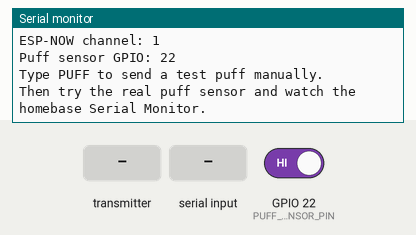
Simulated run of this sketch. Board: ESP32. Shown: the last lines printed to the serial monitor. The inputs (shaded band) are chosen by the test bench; at power-on: GPIO 22 (PUFF_SENSOR_PIN) HIGH.

Above: at 1.7 s.
1.8 s: GPIO 22 (PUFF_SENSOR_PIN) driven LOW
At 3.0 s:
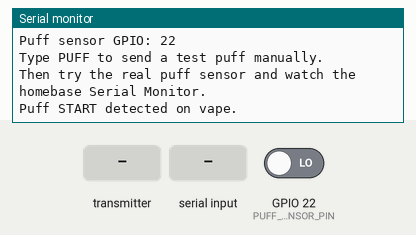
3.3 s: the transmitter starts sending accepted = 0
At 3.61 s:
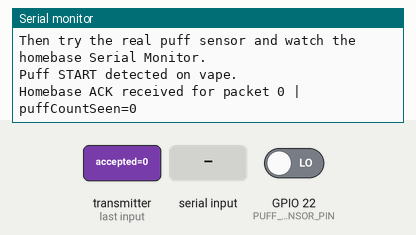
5.3 s: "PUFF\n" received over Serial
At 5.61 s:
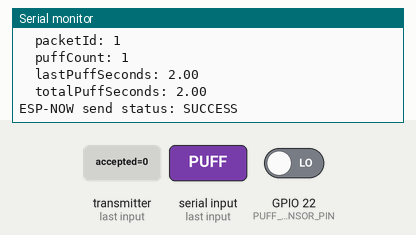
6.8 s: "STATUS\n" received over Serial
At 7.11 s:
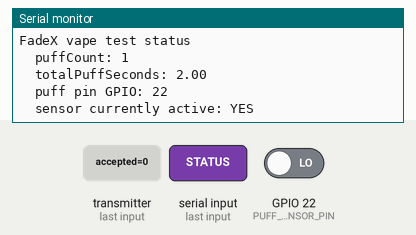
8.3 s: "HELP\n" received over Serial
At 8.61 s:
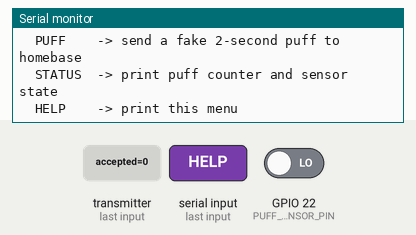
9.8 s: GPIO 22 (PUFF_SENSOR_PIN) driven HIGH
At 10.15 s:
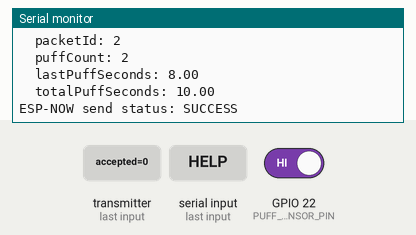

The sketch:

fadex_espnow_vape_puff_test.ino
```cpp
#include <Arduino.h>
#include <WiFi.h>
#include <esp_now.h>
#include <esp_wifi.h>

// FadeX ESP-NOW vape puff transmitter test.
//
// Flash this sketch to the vape/handheld ESP32. It sends a puff packet to the
// homebase whenever the puff sensor activates. You can also type PUFF in Serial
// Monitor to send a fake 2-second puff before the sensor wiring is ready.
//
// Vape STA / ESP-NOW MAC used for this test:
//   88:13:BF:55:33:D8
//
// Homebase STA / ESP-NOW MAC used for this test:
//   88:57:21:7A:08:2C

constexpr uint8_t ESPNOW_CHANNEL = 1;

constexpr uint8_t HOMEBASE_MAC[6] = {
  0x88, 0x57, 0x21, 0x7A, 0x08, 0x2C
};

// PCB vape schematic uses PSENS on GPIO22. If you are testing an older
// breadboard puff wire, change this to 13.
constexpr int PUFF_SENSOR_PIN = 22;
constexpr bool PUFF_ACTIVE_LOW = true;

constexpr unsigned long DEBOUNCE_MS = 60;
constexpr unsigned long MIN_PUFF_MS = 150;

struct PuffPacket {
  uint32_t packetId;
  uint32_t puffCount;
  float lastPuffSeconds;
  float totalPuffSeconds;
  uint32_t uptimeMs;
};

struct AckPacket {
  bool accepted;
  uint32_t packetId;
  uint32_t puffCountSeen;
};

uint32_t nextPacketId = 1;
uint32_t puffCount = 0;
float totalPuffSeconds = 0.0f;

bool puffInProgress = false;
unsigned long puffStartMs = 0;
bool stableSensorActive = false;
bool lastRawSensorActive = false;
unsigned long lastRawChangeMs = 0;

void printMac(const uint8_t *mac) {
  for (uint8_t i = 0; i < 6; ++i) {
    if (i > 0) {
      Serial.print(":");
    }
    if (mac[i] < 0x10) {
      Serial.print("0");
    }
    Serial.print(mac[i], HEX);
  }
}

bool registerPeer(const uint8_t *peerMac) {
  if (esp_now_is_peer_exist(peerMac)) {
    return true;
  }

  esp_now_peer_info_t peerInfo = {};
  memcpy(peerInfo.peer_addr, peerMac, 6);
  peerInfo.channel = ESPNOW_CHANNEL;
  peerInfo.encrypt = false;

  const esp_err_t result = esp_now_add_peer(&peerInfo);
  if (result != ESP_OK) {
    Serial.print("Failed to add homebase ESP-NOW peer. Error code: ");
    Serial.println(result);
    return false;
  }

  return true;
}

void sendPuffPacket(float puffSeconds) {
  puffCount++;
  totalPuffSeconds += puffSeconds;

  PuffPacket packet = {};
  packet.packetId = nextPacketId++;
  packet.puffCount = puffCount;
  packet.lastPuffSeconds = puffSeconds;
  packet.totalPuffSeconds = totalPuffSeconds;
  packet.uptimeMs = millis();

  Serial.println();
  Serial.println("Sending puff packet to homebase");
  Serial.print("  packetId: ");
  Serial.println(packet.packetId);
  Serial.print("  puffCount: ");
  Serial.println(packet.puffCount);
  Serial.print("  lastPuffSeconds: ");
  Serial.println(packet.lastPuffSeconds, 2);
  Serial.print("  totalPuffSeconds: ");
  Serial.println(packet.totalPuffSeconds, 2);

  const esp_err_t result =
    esp_now_send(HOMEBASE_MAC, reinterpret_cast<const uint8_t *>(&packet), sizeof(packet));

  if (result != ESP_OK) {
    Serial.print("ESP-NOW send could not start. Error code: ");
    Serial.println(result);
  }
}

void onDataSent(const wifi_tx_info_t *info, esp_now_send_status_t status) {
  (void)info;
  Serial.print("ESP-NOW send status: ");
  Serial.println(status == ESP_NOW_SEND_SUCCESS ? "SUCCESS" : "FAILED");
}

void onDataRecv(const esp_now_recv_info *info, const uint8_t *data, int len) {
  (void)info;

  if (len != static_cast<int>(sizeof(AckPacket))) {
    Serial.print("Received non-ACK packet with size ");
    Serial.println(len);
    return;
  }

  AckPacket ack = {};
  memcpy(&ack, data, sizeof(ack));

  Serial.print("Homebase ACK received for packet ");
  Serial.print(ack.packetId);
  Serial.print(" | puffCountSeen=");
  Serial.println(ack.puffCountSeen);
}

bool readPuffSensorActive() {
  const int raw = digitalRead(PUFF_SENSOR_PIN);
  return PUFF_ACTIVE_LOW ? (raw == LOW) : (raw == HIGH);
}

void updatePuffSensor() {
  const bool rawActive = readPuffSensorActive();
  const unsigned long nowMs = millis();

  if (rawActive != lastRawSensorActive) {
    lastRawSensorActive = rawActive;
    lastRawChangeMs = nowMs;
  }

  if ((nowMs - lastRawChangeMs) < DEBOUNCE_MS || rawActive == stableSensorActive) {
    return;
  }

  stableSensorActive = rawActive;

  if (stableSensorActive) {
    puffInProgress = true;
    puffStartMs = nowMs;
    Serial.println("Puff START detected on vape.");
    return;
  }

  if (!puffInProgress) {
    return;
  }

  puffInProgress = false;
  const unsigned long puffMs = nowMs - puffStartMs;

  if (puffMs < MIN_PUFF_MS) {
    Serial.print("Ignored very short puff/noise: ");
    Serial.print(puffMs);
    Serial.println(" ms");
    return;
  }

  const float puffSeconds = puffMs / 1000.0f;
  Serial.print("Puff END. Duration: ");
  Serial.print(puffSeconds, 2);
  Serial.println(" s");
  sendPuffPacket(puffSeconds);
}

void handleSerialCommand(String command) {
  command.trim();
  command.toUpperCase();

  if (command == "PUFF") {
    sendPuffPacket(2.0f);
  } else if (command == "STATUS") {
    Serial.println();
    Serial.println("FadeX vape test status");
    Serial.print("  puffCount: ");
    Serial.println(puffCount);
    Serial.print("  totalPuffSeconds: ");
    Serial.println(totalPuffSeconds, 2);
    Serial.print("  puff pin GPIO: ");
    Serial.println(PUFF_SENSOR_PIN);
    Serial.print("  sensor currently active: ");
    Serial.println(readPuffSensorActive() ? "YES" : "NO");
  } else if (command == "HELP" || command == "?") {
    Serial.println();
    Serial.println("Commands:");
    Serial.println("  PUFF    -> send a fake 2-second puff to homebase");
    Serial.println("  STATUS  -> print puff counter and sensor state");
    Serial.println("  HELP    -> print this menu");
  } else if (command.length() > 0) {
    Serial.println("Unknown command. Type HELP.");
  }
}

void setupEspNowRadio() {
  WiFi.mode(WIFI_STA);
  WiFi.disconnect();

  // Both test sketches force the same Wi-Fi channel so ESP-NOW can talk
  // without needing Blynk, a router, or any Wi-Fi credentials.
  esp_wifi_set_promiscuous(true);
  esp_wifi_set_channel(ESPNOW_CHANNEL, WIFI_SECOND_CHAN_NONE);
  esp_wifi_set_promiscuous(false);

  if (esp_now_init() != ESP_OK) {
    Serial.println("ESP-NOW init failed. Restart the board and try again.");
    while (true) {
      delay(1000);
    }
  }

  esp_now_register_send_cb(onDataSent);
  esp_now_register_recv_cb(onDataRecv);
  registerPeer(HOMEBASE_MAC);
}

void printStartup() {
  Serial.println();
  Serial.println("FadeX vape ESP-NOW puff transmitter test");
  Serial.print("Vape local STA MAC: ");
  Serial.println(WiFi.macAddress());
  Serial.print("Target homebase MAC: ");
  printMac(HOMEBASE_MAC);
  Serial.println();
  Serial.print("ESP-NOW channel: ");
  Serial.println(ESPNOW_CHANNEL);
  Serial.print("Puff sensor GPIO: ");
  Serial.println(PUFF_SENSOR_PIN);
  Serial.println();
  Serial.println("Type PUFF to send a test puff manually.");
  Serial.println("Then try the real puff sensor and watch the homebase Serial Monitor.");
}

void setup() {
  Serial.begin(115200);
  delay(500);

  pinMode(PUFF_SENSOR_PIN, PUFF_ACTIVE_LOW ? INPUT_PULLUP : INPUT);

  setupEspNowRadio();
  printStartup();
}

void loop() {
  updatePuffSensor();

  if (Serial.available() > 0) {
    handleSerialCommand(Serial.readStringUntil('\n'));
  }

  delay(10);
}
```

Measured:
- after the input at 1.8 s, the serial monitor: prints a new line after 0.07 s (image 1)
- after the input at 3.3 s, the serial monitor: prints a new line at once (image 2)
- after the input at 5.3 s, the serial monitor: prints a new line at once (image 3)
- after the input at 6.8 s, the serial monitor: prints a new line at once (image 4)
- after the input at 8.3 s, the serial monitor: prints a new line at once (image 5)
- after the input at 9.8 s, the serial monitor: prints a new line after 0.07 s (image 6)
